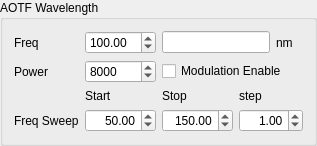
         <widget class="QGroupBox" name="groupBox">
          <property name="title">
           <string>AOTF Wavelength</string>
          </property>
          <layout class="QGridLayout" name="gridLayout_6">
           <item row="0" column="1">
            <widget class="QDoubleSpinBox" name="atof_freq_doubleSpinBox">
             <property name="keyboardTracking">
              <bool>false</bool>
             </property>
             <property name="minimum">
              <double>10.000000000000000</double>
             </property>
             <property name="maximum">
              <double>1000.000000000000000</double>
             </property>
             <property name="value">
              <double>100.000000000000000</double>
             </property>
            </widget>
           </item>
           <item row="0" column="2" colspan="2">
            <widget class="QLineEdit" name="aotf_freq_set_lineEdit">
             <property name="focusPolicy">
              <enum>Qt::NoFocus</enum>
             </property>
            </widget>
           </item>
           <item row="1" column="0">
            <widget class="QLabel" name="label_6">
             <property name="text">
              <string>Power</string>
             </property>
            </widget>
           </item>
           <item row="0" column="0">
            <widget class="QLabel" name="label_5">
             <property name="text">
              <string>Freq</string>
             </property>
            </widget>
           </item>
           <item row="2" column="3">
            <widget class="QLabel" name="label_19">
             <property name="text">
              <string>step</string>
             </property>
            </widget>
           </item>
           <item row="2" column="1">
            <widget class="QLabel" name="label_18">
             <property name="text">
              <string>Start</string>
             </property>
            </widget>
           </item>
           <item row="2" column="2">
            <widget class="QLabel" name="label_20">
             <property name="text">
              <string>Stop</string>
             </property>
            </widget>
           </item>
           <item row="1" column="2" colspan="3">
            <widget class="QCheckBox" name="aotf_mod_enable_checkBox">
             <property name="text">
              <string>Modulation Enable</string>
             </property>
            </widget>
           </item>
           <item row="0" column="4">
            <widget class="QLabel" name="label_3">
             <property name="text">
              <string>nm</string>
             </property>
            </widget>
           </item>
           <item row="3" column="0">
            <widget class="QLabel" name="label_17">
             <property name="text">
              <string>Freq Sweep</string>
             </property>
            </widget>
           </item>
           <item row="1" column="1">
            <widget class="QDoubleSpinBox" name="aotf_power_doubleSpinBox">
             <property name="keyboardTracking">
              <bool>false</bool>
             </property>
             <property name="decimals">
              <number>0</number>
             </property>
             <property name="maximum">
              <double>16384.000000000000000</double>
             </property>
             <property name="singleStep">
              <double>100.000000000000000</double>
             </property>
             <property name="value">
              <double>8000.000000000000000</double>
             </property>
            </widget>
           </item>
           <item row="3" column="2">
            <widget class="QDoubleSpinBox" name="aotf_freq_stop_doubleSpinBox">
             <property name="alignment">
              <set>Qt::AlignRight|Qt::AlignTrailing|Qt::AlignVCenter</set>
             </property>
             <property name="minimum">
              <double>10.000000000000000</double>
             </property>
             <property name="maximum">
              <double>1000.000000000000000</double>
             </property>
             <property name="value">
              <double>150.000000000000000</double>
             </property>
            </widget>
           </item>
           <item row="3" column="1">
            <widget class="QDoubleSpinBox" name="aotf_freq_start_doubleSpinBox">
             <property name="alignment">
              <set>Qt::AlignRight|Qt::AlignTrailing|Qt::AlignVCenter</set>
             </property>
             <property name="minimum">
              <double>10.000000000000000</double>
             </property>
             <property name="maximum">
              <double>1000.000000000000000</double>
             </property>
             <property name="value">
              <double>50.000000000000000</double>
             </property>
            </widget>
           </item>
           <item row="3" column="3" colspan="2">
            <widget class="QDoubleSpinBox" name="aotf_freq_step_doubleSpinBox">
             <property name="alignment">
              <set>Qt::AlignRight|Qt::AlignTrailing|Qt::AlignVCenter</set>
             </property>
             <property name="maximum">
              <double>999.000000000000000</double>
             </property>
             <property name="value">
              <double>1.000000000000000</double>
             </property>
            </widget>
           </item>
          </layout>
         </widget>
